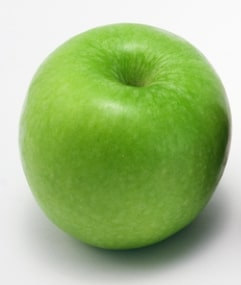
#> input picture picture/immature/immature (1).jpg, 241 x 285 px, given in place of mature (8).jpg, which was not available
$ jupyter execute --allow-errors feature_extraction.ipynb   (text cells are left out)
#> lines starting #> are read from the running program, lines starting #| are printed output that depends on the picture; after the words box and inside, x2 and y2 are one past the last pixel; in counts of white or black regions, pixels touching at a corner belong together; pictures that were not available may be replaced by others from this repository, and a replacement may not be noted
#> further down, img is the input picture: shape (285, 241, 3); mean R, G, B 160.3, 187.3, 127.2
#> `imgHSV = rgb2hsv(img)`: imgHSV: shape (285, 241, 3) float64; mean of channels 0, 1, 2 0.209, 0.375, 0.735
#> `lower_mask = imgHSV[:,:,0] <= 1`: lower_mask: shape (285, 241) bool; every value is 1
#> `saturation_mask = imgHSV[:,:,1] > 0.25`:
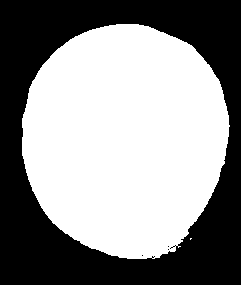
#> saturation_mask: shape (285, 241) bool; 55.6% white; 4 black regions (3 under 20 px), largest, box (x1, y1, x2, y2) and area: (0, 0, 241, 285) 30470
#> `all_mask = binary_dilation(all_mask, morf_mask)`:
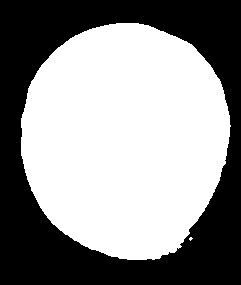
#> all_mask: shape (285, 241) bool; 56.6% white; 1 black region, box (x1, y1, x2, y2) and area: (0, 0, 241, 285) 29795
#> `all_mask = binary_erosion(all_mask, morf_mask)`: all_mask: shape (285, 241) bool; 55.7% white; 1 black region, box (x1, y1, x2, y2) and area: (0, 0, 241, 285) 30447
#> `upper_mask = imgHSV[:,:,0] < 0.045`:
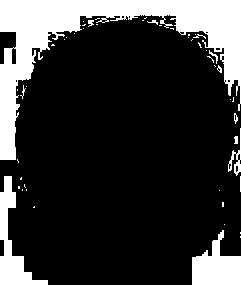
#> upper_mask: shape (285, 241) bool; 20.7% white; 50 white regions (38 under 20 px), largest, box (x1, y1, x2, y2) and area: (0, 0, 241, 160) 10453, (0, 176, 48, 285) 1648, (192, 230, 241, 285) 1612
#> `mature_mask_lower = lower_mask * upper_mask * saturation_mask * value_..`: mature_mask_lower: shape (285, 241) bool; every value is 0
#> `lower_mask = imgHSV[:,:,0] > 0.9`:
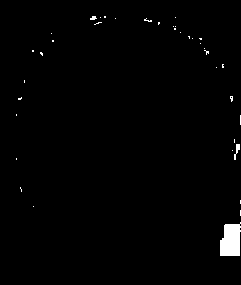
#> lower_mask: shape (285, 241) bool; 1.2% white; 38 white regions (35 under 20 px), largest, box (x1, y1, x2, y2) and area: (220, 222, 241, 256) 585, (234, 144, 240, 160) 43, (90, 16, 97, 20) 20
#> `lower_mask = imgHSV[:,:,0] > 0.175`:
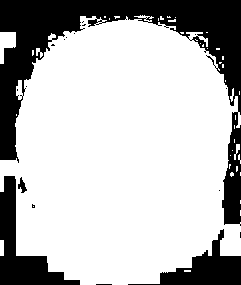
#> lower_mask: shape (285, 241) bool; 73.9% white; 18 black regions (14 under 20 px), largest, box (x1, y1, x2, y2) and area: (0, 0, 241, 226) 12849, (0, 176, 80, 285) 2822, (128, 229, 241, 285) 2110, (18, 177, 27, 193) 71
#> `upper_mask = imgHSV[:,:,0] < 0.5`:
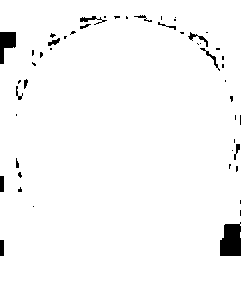
#> upper_mask: shape (285, 241) bool; 97.4% white; 50 black regions (35 under 20 px), largest, box (x1, y1, x2, y2) and area: (220, 222, 241, 256) 605, (0, 32, 16, 64) 318, (80, 16, 107, 25) 81
#> `saturation_mask = imgHSV[:,:,1] > 0.5`:
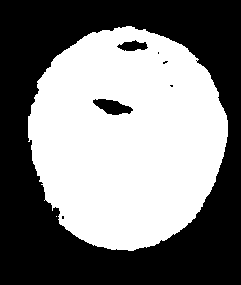
#> saturation_mask: shape (285, 241) bool; 49.2% white; 2 white regions (1 under 20 px), largest, box (x1, y1, x2, y2) and area: (28, 26, 228, 251) 33799
#> `unique, counts = np.unique(all_mask, return_counts=True)`: unique = [False, True]; counts = [30447, 38238]
#> `allMaskCount = check_key(dict(zip(unique, counts)))[True]`: allMaskCount = 38238
#> `unique, counts = np.unique(mature_mask, return_counts=True)`: unique = [False]; counts = [68685]
#> `matureMaskCount = check_key(dict(zip(unique, counts)))[True]`: matureMaskCount = 0
#> `unique, counts = np.unique(rotten_mask, return_counts=True)`: unique = [False, True]; counts = [30447, 38238]
#> `rottenMaskCount = check_key(dict(zip(unique, counts)))[True]`: rottenMaskCount = 38238
#> `unique, counts = np.unique(immature_mask, return_counts=True)`: counts = [34885, 33800]
#> `immatureMaskCount = check_key(dict(zip(unique, counts)))[True]`: immatureMaskCount = 33800
[cell 1]
# Package yang dibutuhkan

import numpy as np
import pandas as pd
from skimage.io import imread, imshow
from skimage.color import rgb2hsv
from skimage.morphology import binary_erosion, binary_dilation

[cell 2]
# Dataframe untuk menampung hasil ekstraksi ciri

df = pd.DataFrame({'mature': [], 'immature': [], 'rotten': [], 'label': []})

[cell 3]
# Fungsi untuk pemeriksaan key pada ekstraksi ciri
def check_key(dic):
    if len(dic.keys()) == 1:
        if list(dic.keys())[0] == True:
            dic[False] = 0
        else:
            dic[True] = 0
        return dic
    return dic

[cell 4]
# Melakukan ekstraksi ciri secara otomatis melalui perulangan

labels = ['mature', 'immature', 'rotten']

#> (the rest of this cell did not finish here and is left out)
